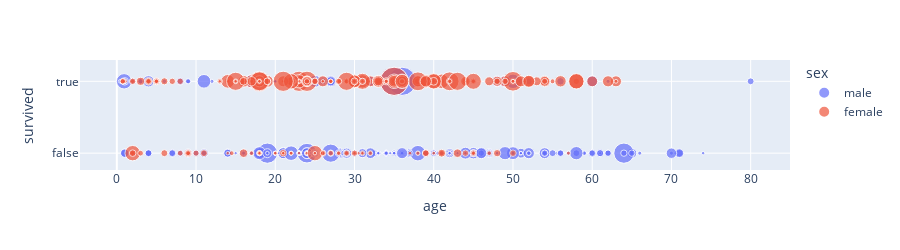

Notebook source saved alongside this figure:
### Markdown cell above
The `size=` *column* determines point size, here  bigger bubbles (, points) show higher fares:

### Code cell
px.scatter(ti, x='age', y='survived', color="sex", size="fare", height=250)

### Figure 1 — Plotly figure (JSON) as saved in the notebook; plotly's stock layout.template omitted (floating-point values rounded to 4 significant figures; data arrays with more than 128 entries replaced by an {"elided": "..."} marker saying what was removed)
{"data": [{"hovertemplate": "sex=male<br>age=%{x}<br>survived=%{y}<br>fare=%{marker.size}<extra></extra>", "legendgroup": "male", "marker": {"color": "#636efa", "size": {"elided": "577 float values"}, "sizemode": "area", "sizeref": 1.281, "symbol": "circle"}, "mode": "markers", "name": "male", "orientation": "h", "showlegend": true, "type": "scatter", "x": {"elided": "577 float values"}, "xaxis": "x", "y": {"elided": "577 bool values"}, "yaxis": "y"}, {"hovertemplate": "sex=female<br>age=%{x}<br>survived=%{y}<br>fare=%{marker.size}<extra></extra>", "legendgroup": "female", "marker": {"color": "#EF553B", "size": {"elided": "314 float values"}, "sizemode": "area", "sizeref": 1.281, "symbol": "circle"}, "mode": "markers", "name": "female", "orientation": "h", "showlegend": true, "type": "scatter", "x": {"elided": "314 float values"}, "xaxis": "x", "y": {"elided": "314 bool values"}, "yaxis": "y"}], "layout": {"height": 250, "legend": {"itemsizing": "constant", "title": {"text": "sex"}, "tracegroupgap": 0}, "margin": {"t": 60}, "xaxis": {"anchor": "y", "domain": [0, 1], "title": {"text": "age"}}, "yaxis": {"anchor": "x", "domain": [0, 1], "title": {"text": "survived"}}}}
